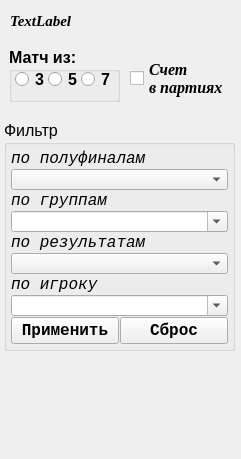
    <widget class="QWidget" name="page_5">
     <property name="geometry">
      <rect>
       <x>0</x>
       <y>0</y>
       <width>241</width>
       <height>459</height>
      </rect>
     </property>
     <attribute name="label">
      <string>Полуфиналы</string>
     </attribute>
     <widget class="QGroupBox" name="groupBox_filter_group_semifinal">
      <property name="geometry">
       <rect>
        <x>4</x>
        <y>120</y>
        <width>231</width>
        <height>231</height>
       </rect>
      </property>
      <property name="font">
       <font>
        <pointsize>12</pointsize>
        <weight>50</weight>
        <bold>false</bold>
       </font>
      </property>
      <property name="title">
       <string>Фильтр</string>
      </property>
      <layout class="QVBoxLayout" name="verticalLayout_44">
       <property name="spacing">
        <number>1</number>
       </property>
       <property name="leftMargin">
        <number>4</number>
       </property>
       <property name="topMargin">
        <number>4</number>
       </property>
       <property name="rightMargin">
        <number>4</number>
       </property>
       <property name="bottomMargin">
        <number>4</number>
       </property>
       <item>
        <layout class="QVBoxLayout" name="verticalLayout_2">
         <property name="spacing">
          <number>1</number>
         </property>
         <item>
          <layout class="QVBoxLayout" name="verticalLayout_14">
           <property name="spacing">
            <number>1</number>
           </property>
           <item>
            <widget class="QLabel" name="label_34">
             <property name="font">
              <font>
               <family>Courier New</family>
               <pointsize>12</pointsize>
               <italic>true</italic>
              </font>
             </property>
             <property name="text">
              <string>по полуфиналам</string>
             </property>
            </widget>
           </item>
           <item>
            <widget class="QComboBox" name="comboBox_filter_semifinal"/>
           </item>
           <item>
            <widget class="QLabel" name="label_15">
             <property name="font">
              <font>
               <family>Courier New</family>
               <pointsize>12</pointsize>
               <italic>true</italic>
              </font>
             </property>
             <property name="text">
              <string>по группам</string>
             </property>
            </widget>
           </item>
           <item>
            <widget class="QComboBox" name="comboBox_filter_group_sf">
             <property name="editable">
              <bool>true</bool>
             </property>
            </widget>
           </item>
           <item>
            <widget class="QLabel" name="label_29">
             <property name="font">
              <font>
               <family>Courier New</family>
               <pointsize>12</pointsize>
               <italic>true</italic>
              </font>
             </property>
             <property name="text">
              <string>по результатам</string>
             </property>
            </widget>
           </item>
           <item>
            <widget class="QComboBox" name="comboBox_filter_played_sf"/>
           </item>
           <item>
            <widget class="QLabel" name="label_32">
             <property name="font">
              <font>
               <family>Courier New</family>
               <pointsize>12</pointsize>
               <italic>true</italic>
              </font>
             </property>
             <property name="text">
              <string>по игроку</string>
             </property>
            </widget>
           </item>
           <item>
            <widget class="QComboBox" name="comboBox_find_name_sf">
             <property name="font">
              <font>
               <pointsize>12</pointsize>
              </font>
             </property>
             <property name="editable">
              <bool>true</bool>
             </property>
            </widget>
           </item>
          </layout>
         </item>
         <item>
          <layout class="QHBoxLayout" name="horizontalLayout_2">
           <property name="spacing">
            <number>1</number>
           </property>
           <item>
            <widget class="QPushButton" name="Button_filter_sf">
             <property name="font">
              <font>
               <family>Courier New</family>
               <pointsize>12</pointsize>
               <weight>75</weight>
               <bold>true</bold>
              </font>
             </property>
             <property name="text">
              <string>Применить</string>
             </property>
            </widget>
           </item>
           <item>
            <widget class="QPushButton" name="Button_reset_filter_sf">
             <property name="font">
              <font>
               <family>Courier New</family>
               <pointsize>12</pointsize>
               <weight>75</weight>
               <bold>true</bold>
              </font>
             </property>
             <property name="text">
              <string>Сброс</string>
             </property>
            </widget>
           </item>
          </layout>
         </item>
        </layout>
       </item>
      </layout>
     </widget>
     <widget class="QLabel" name="label_17">
      <property name="geometry">
       <rect>
        <x>10</x>
        <y>0</y>
        <width>211</width>
        <height>41</height>
       </rect>
      </property>
      <property name="font">
       <font>
        <family>Times New Roman</family>
        <pointsize>11</pointsize>
        <weight>75</weight>
        <italic>true</italic>
        <bold>true</bold>
       </font>
      </property>
      <property name="text">
       <string>TextLabel</string>
      </property>
     </widget>
     <widget class="QCheckBox" name="checkBox_14">
      <property name="geometry">
       <rect>
        <x>130</x>
        <y>58</y>
        <width>101</width>
        <height>41</height>
       </rect>
      </property>
      <property name="font">
       <font>
        <family>Times New Roman</family>
        <pointsize>12</pointsize>
        <weight>75</weight>
        <italic>true</italic>
        <bold>true</bold>
       </font>
      </property>
      <property name="layoutDirection">
       <enum>Qt::LeftToRight</enum>
      </property>
      <property name="text">
       <string>Счет 
в партиях</string>
      </property>
      <property name="checkable">
       <bool>true</bool>
      </property>
      <property name="checked">
       <bool>false</bool>
      </property>
     </widget>
     <widget class="QGroupBox" name="groupBox_kolvo_vstrech_pf">
      <property name="geometry">
       <rect>
        <x>9</x>
        <y>47</y>
        <width>111</width>
        <height>55</height>
       </rect>
      </property>
      <property name="font">
       <font>
        <pointsize>12</pointsize>
        <weight>75</weight>
        <bold>true</bold>
       </font>
      </property>
      <property name="title">
       <string>Матч из:</string>
      </property>
      <property name="flat">
       <bool>false</bool>
      </property>
      <property name="checkable">
       <bool>false</bool>
      </property>
      <widget class="QRadioButton" name="radioButton_match_9">
       <property name="geometry">
        <rect>
         <x>6</x>
         <y>22</y>
         <width>34</width>
         <height>20</height>
        </rect>
       </property>
       <property name="text">
        <string>3</string>
       </property>
      </widget>
      <widget class="QRadioButton" name="radioButton_match_10">
       <property name="geometry">
        <rect>
         <x>39</x>
         <y>22</y>
         <width>34</width>
         <height>20</height>
        </rect>
       </property>
       <property name="text">
        <string>5</string>
       </property>
      </widget>
      <widget class="QRadioButton" name="radioButton_match_11">
       <property name="geometry">
        <rect>
         <x>72</x>
         <y>22</y>
         <width>33</width>
         <height>20</height>
        </rect>
       </property>
       <property name="text">
        <string>7</string>
       </property>
      </widget>
     </widget>
    </widget>
